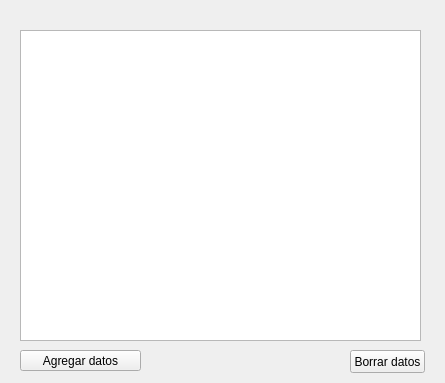
<?xml version="1.0" encoding="UTF-8"?>
<ui version="4.0">
 <class>Widget</class>
 <widget class="QWidget" name="Widget">
  <property name="geometry">
   <rect>
    <x>0</x>
    <y>0</y>
    <width>445</width>
    <height>383</height>
   </rect>
  </property>
  <property name="windowTitle">
   <string>Widget</string>
  </property>
  <widget class="QTableWidget" name="tableWidget">
   <property name="geometry">
    <rect>
     <x>20</x>
     <y>30</y>
     <width>401</width>
     <height>311</height>
    </rect>
   </property>
  </widget>
  <widget class="QPushButton" name="pushButton">
   <property name="geometry">
    <rect>
     <x>20</x>
     <y>350</y>
     <width>121</width>
     <height>21</height>
    </rect>
   </property>
   <property name="text">
    <string>Agregar datos</string>
   </property>
  </widget>
  <widget class="QPushButton" name="pushButton_2">
   <property name="geometry">
    <rect>
     <x>350</x>
     <y>350</y>
     <width>75</width>
     <height>23</height>
    </rect>
   </property>
   <property name="text">
    <string>Borrar datos</string>
   </property>
  </widget>
 </widget>
 <resources/>
 <connections/>
</ui>
